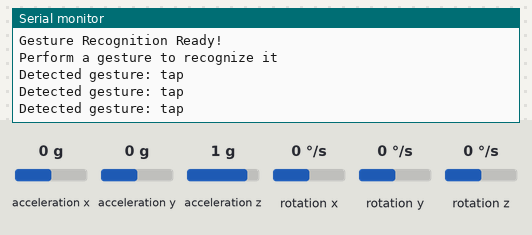
A sketch run on a simulated Arduino Nano 33 BLE. On the bench: the last lines printed to the serial monitor. The inputs (shaded band) are chosen by the test bench; at power-on: acceleration x 0 g, acceleration z 1 g, acceleration y 0 g, rotation x 0 °/s, rotation y 0 °/s, rotation z 0 °/s.

Above: at 1.2 s.
1.3 s: acceleration x set to -1.4 g
At 2.2 s:
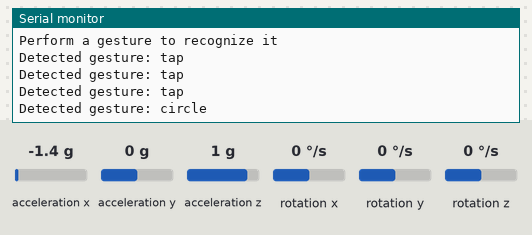
3.7 s: acceleration z set to -1.4 g
At 4.4 s:
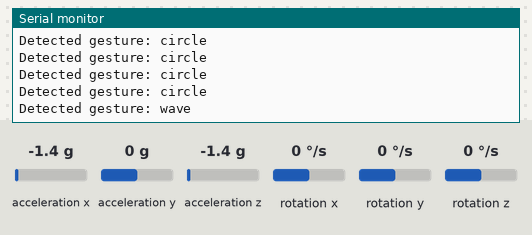

Measured:
- after the input at 1.3 s, the serial monitor: prints a new line after 0.41 s (image 1)
- after the input at 3.7 s, the serial monitor: prints a new line after 0.22 s (image 2)

The sketch:

Gesture_Recognition.ino
```cpp
/*
  Gesture Recognition for Arduino Nano 33 BLE Sense
  This program uses a trained neural network to recognize gestures
*/

#include "Arduino_BMI270_BMM150.h"
#include "model_data.h"

// Constants
const int SAMPLE_RATE = 119;  // Hz
const int WINDOW_SIZE = 20;   // Number of samples per window
const int STRIDE = 10;        // Number of samples to move between windows
const int NUM_FEATURES = 36;  // 6 sensors * 6 features per sensor

// Data arrays
float accelX[WINDOW_SIZE];
float accelY[WINDOW_SIZE];
float accelZ[WINDOW_SIZE];
float gyroX[WINDOW_SIZE];
float gyroY[WINDOW_SIZE];
float gyroZ[WINDOW_SIZE];

// Feature vector
float features[NUM_FEATURES];

void setup() {
  Serial.begin(115200);
  while (!Serial);

  // Initialize IMU
  if (!IMU.begin()) {
    Serial.println("Failed to initialize IMU!");
    while (1);
  }

  Serial.print("Accelerometer sample rate = ");
  Serial.print(IMU.accelerationSampleRate());
  Serial.println(" Hz");

  Serial.println("Gesture Recognition Ready!");
  Serial.println("Perform a gesture to recognize it");
}

void loop() {
  // Collect a window of data
  collectWindowData();

  // Extract features
  extractFeatures();

  // Scale features
  scaleFeatures();

  // Make prediction
  int prediction = predictGesture();

  // Print result
  Serial.print("Detected gesture: ");
  Serial.println(GESTURE_LABELS[prediction]);

  // Small delay to prevent too frequent predictions
  delay(500);
}

void collectWindowData() {
  // Collect WINDOW_SIZE samples
  for (int i = 0; i < WINDOW_SIZE; i++) {
    // Wait for new data
    while (!IMU.accelerationAvailable() || !IMU.gyroscopeAvailable()) {
      delay(1);
    }

    // Read accelerometer
    IMU.readAcceleration(accelX[i], accelY[i], accelZ[i]);

    // Read gyroscope
    IMU.readGyroscope(gyroX[i], gyroY[i], gyroZ[i]);
  }
}

void extractFeatures() {
  int feature_idx = 0;

  // Process each sensor
  float* sensors[] = {accelX, accelY, accelZ, gyroX, gyroY, gyroZ};

  for (int s = 0; s < 6; s++) {
    float* data = sensors[s];

    // Calculate features
    features[feature_idx++] = mean(data, WINDOW_SIZE);
    features[feature_idx++] = stdDev(data, WINDOW_SIZE);
    features[feature_idx++] = max(data, WINDOW_SIZE);
    features[feature_idx++] = min(data, WINDOW_SIZE);
    features[feature_idx++] = percentile(data, WINDOW_SIZE, 25);
    features[feature_idx++] = percentile(data, WINDOW_SIZE, 75);
  }
}

void scaleFeatures() {
  for (int i = 0; i < NUM_FEATURES; i++) {
    features[i] = (features[i] - FEATURE_MEANS[i]) / FEATURE_SCALES[i];
  }
}

int predictGesture() {
  // First layer (fc1)
  float hidden[16] = {0};
  for (int i = 0; i < 16; i++) {
    for (int j = 0; j < NUM_FEATURES; j++) {
      hidden[i] += features[j] * fc1_weight[i * NUM_FEATURES + j];
    }
    hidden[i] += fc1_bias[i];
    // ReLU activation
    if (hidden[i] < 0) hidden[i] = 0;
  }

  // Second layer (fc2)
  float output[4] = {0};
  for (int i = 0; i < 4; i++) {
    for (int j = 0; j < 16; j++) {
      output[i] += hidden[j] * fc2_weight[i * 16 + j];
    }
    output[i] += fc2_bias[i];
  }

  // Find maximum output (prediction)
  int max_idx = 0;
  float max_val = output[0];
  for (int i = 1; i < 4; i++) {
    if (output[i] > max_val) {
      max_val = output[i];
      max_idx = i;
    }
  }

  return max_idx;
}

// Helper functions for feature calculation
float mean(float* data, int size) {
  float sum = 0;
  for (int i = 0; i < size; i++) {
    sum += data[i];
  }
  return sum / size;
}

float stdDev(float* data, int size) {
  float m = mean(data, size);
  float sum = 0;
  for (int i = 0; i < size; i++) {
    float diff = data[i] - m;
    sum += diff * diff;
  }
  return sqrt(sum / size);
}

float max(float* data, int size) {
  float max_val = data[0];
  for (int i = 1; i < size; i++) {
    if (data[i] > max_val) max_val = data[i];
  }
  return max_val;
}

float min(float* data, int size) {
  float min_val = data[0];
  for (int i = 1; i < size; i++) {
    if (data[i] < min_val) min_val = data[i];
  }
  return min_val;
}

float percentile(float* data, int size, int p) {
  // Simple implementation - for better accuracy, use proper sorting
  float sorted[size];
  memcpy(sorted, data, size * sizeof(float));

  // Bubble sort (simple but not efficient)
  for (int i = 0; i < size-1; i++) {
    for (int j = 0; j < size-i-1; j++) {
      if (sorted[j] > sorted[j+1]) {
        float temp = sorted[j];
        sorted[j] = sorted[j+1];
        sorted[j+1] = temp;
      }
    }
  }

  int idx = (p * size) / 100;
  return sorted[idx];
} 
```

model_data.h
```cpp
// Automatically generated from Python

#ifndef MODEL_DATA_H
#define MODEL_DATA_H

const char* GESTURE_LABELS[] = {
  "circle",
  "shake",
  "tap",
  "wave",
};

// Feature scaling parameters
const float FEATURE_MEANS[] = {-0.249738f, 0.314873f, 0.223000f, -0.748000f, -0.489437f, -0.009437f, -0.046287f, 0.843860f, 1.140000f, -1.293250f, -0.728500f, 0.652250f, 0.609962f, 0.460505f, 1.278750f, -0.164750f, 0.296063f, 0.965562f, -4.202150f, 52.541098f, 86.276750f, -89.204500f, -35.217188f, 26.285688f, 21.358750f, 56.230682f, 110.386250f, -62.347000f, -21.933250f, 63.092250f, -8.545475f, 124.239593f, 169.705750f, -186.831500f, -109.202687f, 99.788750f, };

const float FEATURE_SCALES[] = {0.526464f, 0.319056f, 0.743728f, 0.649481f, 0.538506f, 0.643752f, 0.619225f, 1.045245f, 1.557984f, 1.538212f, 1.078064f, 1.215406f, 0.389140f, 0.527754f, 0.860439f, 0.945844f, 0.521232f, 0.667204f, 46.951049f, 53.604203f, 111.338125f, 106.262152f, 59.768343f, 55.623356f, 42.034155f, 55.264079f, 120.904753f, 72.821736f, 58.133390f, 67.675434f, 174.411657f, 130.264106f, 254.422212f, 218.674397f, 213.105477f, 215.852232f, };

// Model weights

// fc1.weight
const float fc1_weight[] = {
  -0.086443f, 0.061429f, 0.033446f, -0.030059f, -0.073608f, -0.043354f, -0.002523f, 0.105313f,
  -0.024587f, 0.006595f, 0.059725f, 0.019520f, -0.007097f, 0.052864f, 0.000291f, 0.102731f,
  0.165780f, -0.038705f, 0.149353f, -0.018670f, -0.082194f, 0.033401f, -0.092016f, -0.043737f,
  0.092651f, 0.094948f, -0.064012f, -0.086744f, -0.133367f, -0.151594f, 0.175965f, -0.136201f,
  0.001691f, -0.100387f, -0.053472f, 0.031909f, 0.214607f, -0.202429f, -0.030200f, 0.054596f,
  0.250673f, 0.130564f, -0.143417f, -0.107537f, 0.070027f, -0.076554f, 0.036561f, 0.082545f,
  0.280787f, -0.178370f, 0.016514f, -0.081934f, 0.173919f, -0.039544f, -0.101566f, 0.013324f,
  0.052806f, 0.140402f, 0.014294f, -0.057987f, -0.135800f, 0.077763f, -0.160467f, -0.011404f,
  0.194103f, -0.112323f, 0.140366f, -0.043906f, -0.026096f, -0.024512f, -0.104525f, -0.029324f,
  0.156536f, 0.078907f, 0.128162f, -0.009094f, 0.251522f, -0.041871f, -0.222637f, -0.052863f,
  -0.250964f, 0.020192f, -0.033635f, -0.082048f, -0.002860f, 0.097765f, -0.055970f, -0.006422f,
  -0.164381f, 0.022413f, 0.155578f, 0.043702f, 0.226408f, -0.228294f, -0.040434f, 0.034140f,
  0.014709f, 0.221904f, 0.134534f, -0.067272f, -0.055111f, -0.064254f, 0.238072f, 0.098546f,
  0.016360f, -0.019317f, 0.079710f, 0.262586f, 0.120188f, -0.146896f, 0.015923f, 0.129380f,
  0.163004f, -0.151945f, -0.067944f, -0.211966f, -0.005744f, 0.195917f, 0.080995f, -0.138630f,
  0.084912f, 0.030226f, 0.090415f, -0.040165f, -0.046550f, -0.022464f, 0.047097f, -0.194640f,
  -0.219592f, 0.027435f, -0.089537f, -0.232274f, 0.112507f, 0.033258f, -0.056910f, 0.140697f,
  0.039468f, 0.170077f, 0.001640f, -0.089850f, -0.032030f, -0.053786f, 0.151070f, 0.027022f,
  -0.081761f, 0.047238f, -0.094517f, -0.096821f, 0.017312f, 0.018110f, -0.089916f, -0.109323f,
  0.159508f, -0.075111f, -0.061661f, 0.084785f, 0.176636f, -0.085666f, -0.037590f, -0.013474f,
  -0.080146f, 0.019903f, 0.016504f, -0.130006f, -0.157923f, -0.096604f, -0.132562f, -0.017326f,
  -0.126091f, 0.106963f, 0.136735f, 0.071691f, 0.005176f, 0.170514f, 0.113739f, 0.159115f,
  -0.037980f, -0.051640f, -0.101945f, 0.194286f, 0.002976f, -0.169639f, 0.146533f, 0.000183f,
  0.226022f, 0.099240f, -0.077326f, 0.041844f, -0.194176f, -0.094238f, 0.044453f, -0.180967f,
  0.045486f, 0.019016f, 0.044205f, 0.002146f, 0.221955f, -0.090436f, -0.184972f, 0.036808f,
  -0.024442f, -0.047480f, 0.057240f, -0.036407f, -0.143453f, -0.075258f, 0.027327f, 0.069890f,
  0.189125f, -0.033436f, -0.228409f, 0.046272f, -0.036069f, 0.150086f, 0.155096f, 0.036524f,
  -0.037206f, 0.099425f, 0.169645f, 0.104861f, -0.028219f, 0.038618f, -0.107617f, 0.068943f,
  0.129256f, -0.226517f, -0.005754f, 0.076772f, -0.220235f, -0.112218f, 0.041598f, -0.052658f,
  -0.189880f, -0.104721f, 0.230937f, -0.046852f, 0.040556f, 0.159505f, 0.090148f, 0.163385f,
  -0.107824f, 0.183289f, 0.104112f, -0.183473f, -0.007273f, -0.110944f, 0.192184f, 0.018616f,
  -0.018487f, -0.238844f, -0.167701f, 0.221330f, -0.034274f, -0.103441f, -0.008666f, -0.022929f,
  0.043065f, -0.223085f, 0.153315f, 0.033060f, 0.149961f, 0.192412f, -0.001611f, -0.138413f,
  -0.174245f, -0.014874f, -0.214947f, -0.176029f, 0.039938f, -0.023398f, 0.041015f, -0.052480f,
  0.022297f, -0.074972f, 0.115516f, 0.189810f, -0.214610f, -0.218881f, -0.152845f, -0.024424f,
  -0.150932f, -0.257355f, 0.035546f, -0.051800f, 0.104728f, -0.127955f, -0.007060f, 0.194249f,
  -0.032970f, 0.036765f, 0.043775f, -0.181325f, 0.039579f, 0.035537f, -0.010312f, 0.094615f,
  -0.016233f, -0.076872f, -0.050579f, 0.085145f, 0.108550f, -0.005436f, 0.138406f, -0.229202f,
  -0.122155f, 0.172322f, 0.121046f, 0.076660f, 0.066147f, -0.110206f, 0.096216f, -0.185268f,
  -0.141757f, -0.085943f, -0.049965f, 0.013200f, -0.042119f, 0.172174f, 0.022187f, 0.151097f,
  0.095961f, -0.031292f, -0.073078f, 0.091468f, 0.111150f, -0.046077f, -0.027854f, -0.182602f,
  -0.148784f, 0.197097f, -0.052787f, 0.116119f, 0.132062f, 0.045040f, -0.075322f, 0.160707f,
  0.194729f, 0.145997f, -0.010558f, 0.014243f, -0.079023f, 0.198822f, 0.035023f, -0.085123f,
  -0.008617f, 0.002268f, -0.196244f, 0.024959f, -0.012303f, -0.033936f, -0.070163f, -0.100789f,
  0.051335f, 0.118268f, 0.020317f, 0.162366f, 0.136340f, -0.011788f, -0.140389f, 0.046869f,
  -0.053097f, 0.124311f, -0.061974f, -0.105088f, 0.078340f, -0.104428f, 0.159427f, 0.083905f,
  0.091461f, -0.000417f, -0.201354f, 0.007625f, 0.195267f, 0.204685f, 0.150098f, -0.007873f,
  -0.078572f, -0.098321f, -0.023733f, -0.047025f, 0.228463f, -0.021274f, -0.139324f, -0.193358f,
  0.082930f, 0.169808f, -0.047510f, 0.084277f, -0.050382f, 0.221539f, -0.038916f, 0.199198f,
  0.027994f, -0.021808f, -0.014751f, -0.114057f, 0.062470f, -0.085939f, 0.202940f, 0.050204f,
  -0.040621f, 0.065586f, -0.165780f, 0.071113f, 0.191335f, 0.093068f, -0.188048f, 0.153401f,
  -0.036953f, 0.038511f, -0.036901f, -0.044873f, -0.080389f, -0.156012f, -0.194457f, 0.146517f,
  -0.180809f, -0.028677f, -0.077857f, 0.007337f, -0.080954f, -0.106075f, -0.172102f, -0.005417f,
  -0.256950f, -0.119009f, -0.199385f, 0.208436f, -0.009086f, 0.037931f, -0.133732f, -0.123794f,
  -0.235441f, -0.095020f, 0.052103f, -0.189548f, 0.021579f, 0.138949f, -0.024086f, 0.127467f,
  0.005441f, -0.112632f, 0.019491f, 0.076581f, 0.225861f, 0.060150f, 0.206124f, 0.026791f,
  -0.123784f, 0.070871f, -0.115857f, -0.120674f, -0.127017f, 0.068191f, 0.021596f, 0.233456f,
  -0.020444f, 0.133998f, 0.143238f, -0.149660f, -0.135039f, 0.134520f, -0.018165f, 0.174215f,
  -0.021141f, -0.045252f, -0.084291f, 0.036447f, -0.184168f, 0.019395f, 0.030484f, -0.135080f,
  0.026574f, -0.125055f, 0.257131f, 0.128383f, 0.032567f, 0.022659f, 0.143576f, 0.084833f,
  0.038017f, -0.164969f, -0.029732f, 0.153531f, 0.143627f, -0.000380f, 0.177886f, -0.006447f,
  0.092645f, 0.050161f, 0.157508f, 0.063597f, -0.037427f, -0.005478f, 0.092182f, -0.160350f,
  -0.167099f, 0.021632f, -0.030244f, -0.029955f, -0.106537f, 0.037060f, 0.001563f, 0.086786f,
  -0.181396f, 0.169414f, 0.208766f, 0.073412f, -0.153599f, 0.096779f, 0.038050f, -0.011734f,
  -0.005952f, -0.092700f, 0.116116f, 0.187288f, 0.194114f, 0.071033f, -0.070050f, -0.209896f,
  -0.094423f, 0.076973f, 0.049077f, 0.016827f, -0.089568f, 0.025858f, -0.144556f, 0.175657f,
  -0.114095f, 0.019253f, 0.019925f, 0.018736f, 0.070005f, 0.035128f, 0.001815f, 0.056793f,
  0.156420f, -0.107172f, -0.073610f, 0.071538f, -0.055547f, 0.132913f, 0.079199f, -0.022989f,
  -0.197070f, 0.031986f, -0.086860f, 0.000102f, -0.079971f, -0.156827f, 0.043354f, 0.142835f,
  0.114929f, 0.040547f, -0.122909f, 0.048283f, -0.153274f, -0.029309f, 0.044338f, -0.161130f,
  -0.077845f, -0.098146f, -0.147271f, 0.081597f, -0.139827f, 0.187214f, 0.182551f, -0.156367f,
  -0.064877f, 0.159819f, -0.122665f, -0.105049f, -0.048591f, -0.026393f, 0.015963f, 0.203310f,
};

// fc1.bias
const float fc1_bias[] = {
  -0.148577f, 0.210338f, 0.062430f, 0.028097f, -0.112107f, 0.206137f, 0.085132f, 0.161633f,
  0.140861f, 0.175722f, 0.100328f, 0.060315f, 0.033540f, -0.124431f, 0.023019f, 0.133255f,
};

// fc2.weight
const float fc2_weight[] = {
  0.217328f, -0.090277f, -0.071547f, 0.176530f, -0.247231f, -0.109023f, -0.304635f, 0.131100f,
  0.040710f, -0.095855f, -0.129003f, -0.171439f, 0.171401f, 0.150639f, -0.287858f, -0.003505f,
  0.061987f, -0.223244f, 0.048746f, -0.266784f, -0.000569f, -0.274193f, 0.113735f, -0.238425f,
  0.281973f, 0.126482f, 0.089141f, 0.112979f, 0.300767f, -0.168712f, 0.089581f, 0.287851f,
  0.109852f, 0.106381f, 0.074160f, 0.216065f, 0.057743f, 0.273073f, -0.239859f, -0.085791f,
  -0.029895f, -0.253831f, 0.169980f, -0.079576f, -0.131063f, -0.227043f, -0.049904f, -0.217985f,
  0.062716f, -0.062455f, 0.256983f, -0.221721f, -0.234926f, -0.039602f, 0.033170f, 0.246230f,
  0.070311f, -0.197173f, -0.266041f, 0.296481f, -0.023914f, -0.032157f, -0.088326f, -0.152355f,
};

// fc2.bias
const float fc2_bias[] = {
  0.109852f, -0.045086f, 0.119844f, -0.068787f,
};

#endif  // MODEL_DATA_H
```
